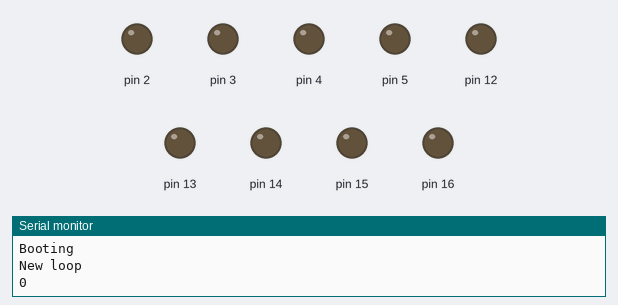
A sketch run on a simulated Arduino Uno, built with avr-gcc and run on an emulated ATmega328P. Parts: output pins drawn as LEDs (lit = HIGH), the last lines printed to the serial monitor. Pins used as bus, display or sensor lines are not drawn.

Above: at 0.1 s.
At 3.7 s:
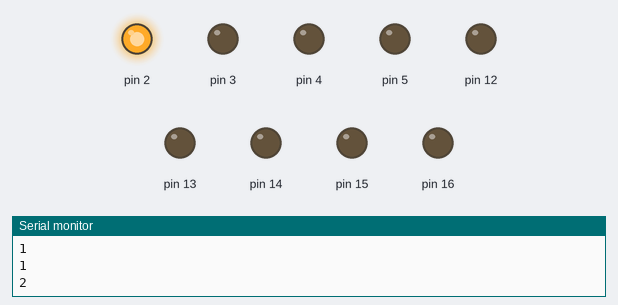
At 7.7 s:
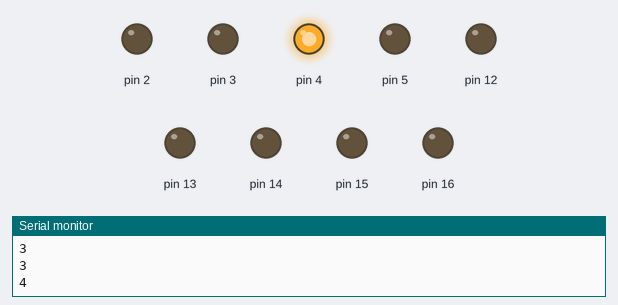
At 19.3 s:
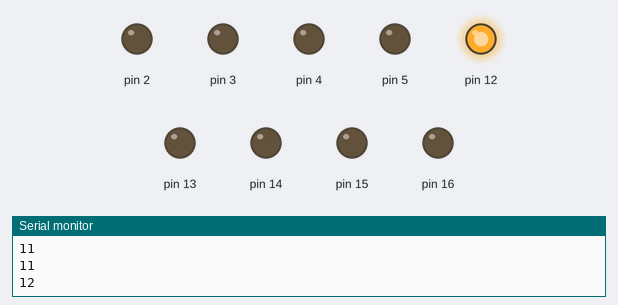
At 26.9 s:
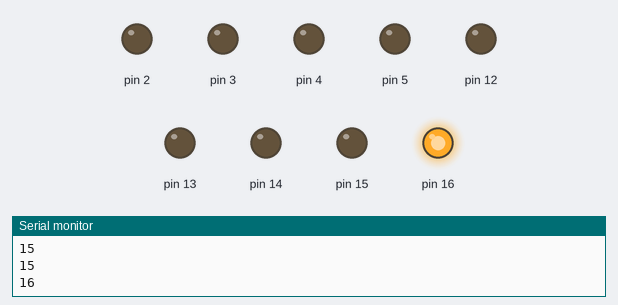
At 37.5 s:
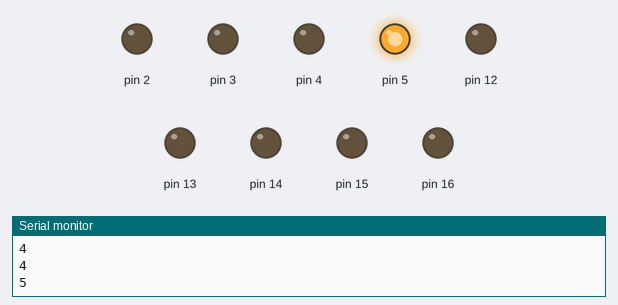
Timing chart, 0 to 39.1 s (numbered marks = the images above):
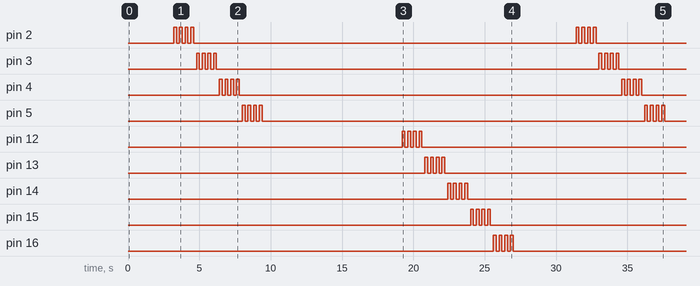

Measured:
- by itself, pin 2–5: goes 3 × (HIGH 0.20 s, LOW 0.20 s), HIGH 0.20 s, LOW 26.8 s, 3 × (HIGH 0.20 s, LOW 0.20 s), HIGH 0.20 s, then LOW
- by itself, pin 12: LOW → HIGH at 19.2 s, → LOW 0.20 s later, → HIGH 0.20 s later, → LOW 0.20 s later, … (8 changes in this stretch)
- by itself, pin 13: LOW → HIGH at 20.8 s, → LOW 0.20 s later, → HIGH 0.20 s later, → LOW 0.20 s later, … (8 changes in this stretch)
- by itself, pin 14: LOW → HIGH at 22.4 s, → LOW 0.20 s later, → HIGH 0.20 s later, → LOW 0.20 s later, … (8 changes in this stretch)
- by itself, pin 15: LOW → HIGH at 24.0 s, → LOW 0.20 s later, → HIGH 0.20 s later, → LOW 0.20 s later, … (8 changes in this stretch)
- by itself, pin 16: LOW → HIGH at 25.6 s, → LOW 0.20 s later, → HIGH 0.20 s later, → LOW 0.20 s later, … (8 changes in this stretch)

The sketch:

testOutPorts.ino
```cpp
int i;

void setup() {
  Serial.begin(115200);
  Serial.setDebugOutput(true);
  Serial.println("Booting");

  pinMode(0, OUTPUT);
//  pinMode(1, OUTPUT);
  pinMode(2, OUTPUT);
  pinMode(3, OUTPUT);
  pinMode(4, OUTPUT);
  pinMode(5, OUTPUT);
//  pinMode(6, OUTPUT);
//  pinMode(7, OUTPUT);
//  pinMode(8, OUTPUT);
//  pinMode(9, OUTPUT);
//  pinMode(10, OUTPUT);
//  pinMode(11, OUTPUT);
  pinMode(12, OUTPUT);
  pinMode(13, OUTPUT);
  pinMode(14, OUTPUT);
  pinMode(15, OUTPUT);
  pinMode(16, OUTPUT);

}

void loop() {
  Serial.println("New loop");

  for(i = 0; i <= 16; i++) {
    Serial.println(i);
    for(int j = 0; j <= 3; j++) {
      digitalWrite(i, HIGH);
      delay(200);
      digitalWrite(i, LOW);
      delay(200);
    }
    Serial.println(i);
  }
  delay(1000);
}
```
